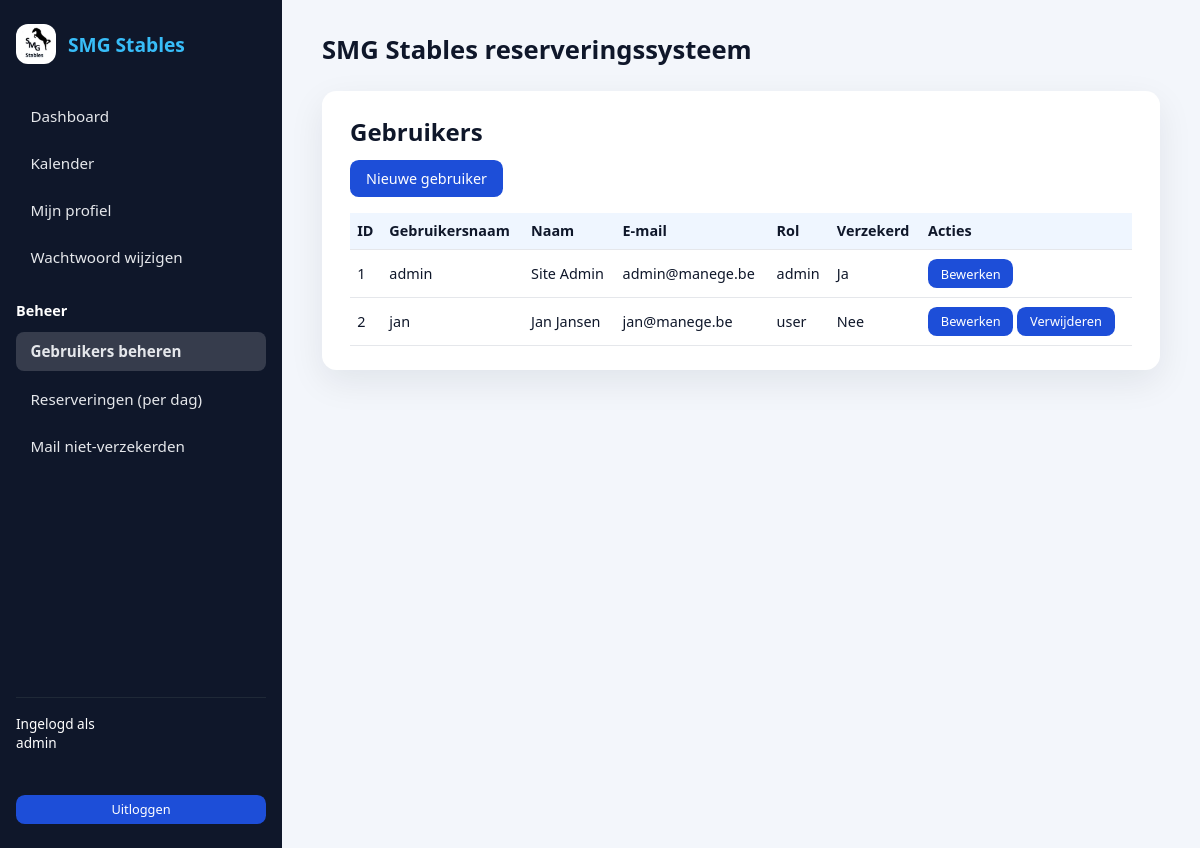
/admin_users.php (signed in), run on the app's committed database.
### tables this page shows
CREATE TABLE users (
  id INT AUTO_INCREMENT PRIMARY KEY,
  username VARCHAR(50) UNIQUE NOT NULL,
  password VARCHAR(255) NOT NULL,
  role ENUM('user','admin') DEFAULT 'user',
  insured BOOLEAN DEFAULT FALSE,
  email VARCHAR(120),
  phone VARCHAR(40),
  first_name VARCHAR(80),
  last_name VARCHAR(80),
  email_opt_in BOOLEAN DEFAULT TRUE,
  push_opt_in BOOLEAN DEFAULT TRUE,
  created_at TIMESTAMP DEFAULT CURRENT_TIMESTAMP
);

### admin_users.php (the view, shortened to what this page needs)
<?php
include 'config.php';
include 'header.php';
$user_list = array();
$result = mysqli_query($db, "SELECT * FROM users ORDER BY username");
if ($result) {
    while ($row = mysqli_fetch_assoc($result)) {
        $user_list[] = $row;
    }
}
?>
<div class="card">
    <h2>Gebruikers</h2>
    <p><a class="btn" href="admin_user_edit.php?id=0">Nieuwe gebruiker</a></p>
    <table class="table">
        <thead>
        <tr>
            <th>ID</th>
            <th>Gebruikersnaam</th>
            <th>Naam</th>
            <th>E-mail</th>
            <th>Rol</th>
            <th>Verzekerd</th>
            <th>Acties</th>
        </tr>
        </thead>
        <tbody>
        <?php foreach ($user_list as $u) { ?>
            <tr>
                <td><?php echo $u['id']; ?></td>
                <td><?php echo $u['username']; ?></td>
                <td><?php echo $u['first_name'] . ' ' . $u['last_name']; ?></td>
                <td><?php echo $u['email']; ?></td>
                <td><?php echo $u['role']; ?></td>
                <td><?php if ($u['insured']) { echo 'Ja'; } else { echo 'Nee'; } ?></td>
                <td>
                    <a class="btn btn-small" href="admin_user_edit.php?id=<?php echo $u['id']; ?>">Bewerken</a>
                    <?php if ((int)$u['id'] !== (int)$_SESSION['user_id']) { ?>
                        <a class="btn btn-small" href="admin_users.php?delete=<?php echo $u['id']; ?>" onclick="return confirm('Weet je het zeker?');">Verwijderen</a>
                    <?php } ?>
                </td>
            </tr>
        <?php } ?>
        </tbody>
    </table>
</div>
<?php
include 'footer.php';

### header.php (shortened to what this page needs)
<?php
$current_page = basename($_SERVER['PHP_SELF']);
?>
<!DOCTYPE html>
<html lang="nl">
<head>
    <link rel="stylesheet" href="assets/css/app.css">
</head>
<body>
<div class="app-container">
<?php if (isset($_SESSION['user_id'])) { ?>
    <aside class="sidebar">
        <div class="sidebar-logo">
            <img src="assets/img/smg-logo.png" alt="SMG Stables">
            <span>SMG Stables</span>
        </div>
        <nav class="sidebar-nav">
            <a href="index.php"<?php if ($current_page === 'index.php') { echo ' class="active"'; } ?>>Dashboard</a>
            <a href="calendar.php"<?php if ($current_page === 'calendar.php') { echo ' class="active"'; } ?>>Kalender</a>
            <a href="profile.php"<?php if ($current_page === 'profile.php') { echo ' class="active"'; } ?>>Mijn profiel</a>
            <a href="change_password.php"<?php if ($current_page === 'change_password.php') { echo ' class="active"'; } ?>>Wachtwoord wijzigen</a>
            <?php if (isset($_SESSION['role']) && $_SESSION['role'] === 'admin') { ?>
                <span class="sidebar-section-title">Beheer</span>
                <a href="admin_users.php"<?php if ($current_page === 'admin_users.php' || $current_page === 'admin_user_edit.php') { echo ' class="active"'; } ?>>Gebruikers beheren</a>
                <a href="admin_reservations.php"<?php if ($current_page === 'admin_reservations.php') { echo ' class="active"'; } ?>>Reserveringen (per dag)</a>
                <a href="admin_email_uninsured.php"<?php if ($current_page === 'admin_email_uninsured.php') { echo ' class="active"'; } ?>>Mail niet-verzekerden</a>
            <?php } ?>
        </nav>
        <div class="sidebar-bottom">
            <span>
                Ingelogd als<br>
                <?php if (isset($_SESSION['username'])) { echo $_SESSION['username']; } ?>
            </span><br>
            <a class="btn btn-small" href="logout.php">Uitloggen</a>
        </div>
    </aside>
<?php } ?>
    <main class="main-content<?php if (isset($_SESSION['user_id'])) { echo ' with-sidebar'; } ?>">
        <header class="topbar">
            <h1>SMG Stables reserveringssysteem</h1>
        </header>
        <section class="content">

### footer.php
        </section>
    </main>
</div>
</body>
</html>

### assets/css/app.css (style rules this page uses)
.sidebar { width: 240px; background: #081020; padding: 1.5rem 1rem; min-height: 100vh; }
.sidebar-logo { margin-bottom: 2rem; text-align: center; }
.sidebar-logo img { width: 48px; height: 48px; border-radius: 12px; }
.sidebar-nav a { display: block; padding: 0.4rem 0.8rem; text-decoration: none; color: #ffffff; font-size: 0.95rem; border-radius: 6px; transition: background 0.15s, padding-left 0.15s; }
.sidebar-nav a.active { background: rgba(255, 255, 255, 0.16); font-weight: 600; }
.sidebar-section-title { margin-top: 1rem; margin-bottom: 0.25rem; font-weight: 700; font-size: 0.9rem; color: #ffffff; }
.sidebar-bottom { margin-top: 2rem; font-size: 0.85rem; color: #ffffff; }
.sidebar-bottom .btn { margin-top: 0.5rem; }
* { margin: 0; padding: 0; font-family: system-ui, -apple-system, BlinkMacSystemFont, "Segoe UI", sans-serif; }
body { background: #f3f6fb; color: #0f172a; }
.app-container { display: flex; min-height: 100vh; }
.sidebar { width: 250px; background: #0f172a; color: #e5e7eb; display: flex; flex-direction: column; padding: 1.5rem 1rem; }
.sidebar-logo { display: flex; align-items: center; gap: 0.75rem; margin-bottom: 2rem; }
.sidebar-logo img { width: 40px; height: 40px; object-fit: contain; border-radius: 0.75rem; }
.sidebar-logo span { font-size: 1.2rem; font-weight: 600; color: #38bdf8; }
.sidebar-nav { display: flex; flex-direction: column; gap: 0.5rem; flex: 1; }
.sidebar-nav a { padding: 0.6rem 0.9rem; border-radius: 0.5rem; text-decoration: none; color: #e5e7eb; font-size: 0.95rem; }
.sidebar-bottom { border-top: 1px solid #1f2937; padding-top: 1rem; font-size: 0.85rem; display: flex; flex-direction: column; gap: 0.5rem; }
.main-content { flex: 1; padding: 2rem 2.5rem; }
.main-content.with-sidebar { padding-left: 2.5rem; }
.topbar h1 { font-size: 1.6rem; margin-bottom: 1.5rem; color: #0f172a; }
.card { background: #ffffff; border-radius: 0.9rem; padding: 1.5rem 1.75rem; box-shadow: 0 12px 35px rgba(15, 23, 42, 0.08); margin-bottom: 1.5rem; }
.card h2 { margin-bottom: 0.75rem; }
.btn, button { display: inline-block; border-radius: 0.55rem; padding: 0.55rem 1rem; border: none; background: #1d4ed8; color: white; font-weight: 500; cursor: pointer; text-decoration: none; text-align: center; font-size: 0.9rem; }
.btn-small { padding: 0.35rem 0.8rem; font-size: 0.8rem; }
.table { width: 100%; border-collapse: collapse; margin-top: 1rem; font-size: 0.9rem; }
.table th, .table td { border-bottom: 1px solid #e5e7eb; padding: 0.55rem 0.45rem; text-align: left; }
.table th { font-weight: 600; background: #eff6ff; }
.content { max-width: 1100px; margin: 0 auto; }

### data on the page
users: id "1", username "admin", first_name "Site", last_name "Admin", email "admin@manege.be", role "admin", insured "Ja"
users: id "2", username "jan", first_name "Jan", last_name "Jansen", email "jan@manege.be", role "user", insured "Nee"

### other printed values
$_SESSION['username'] "admin"
